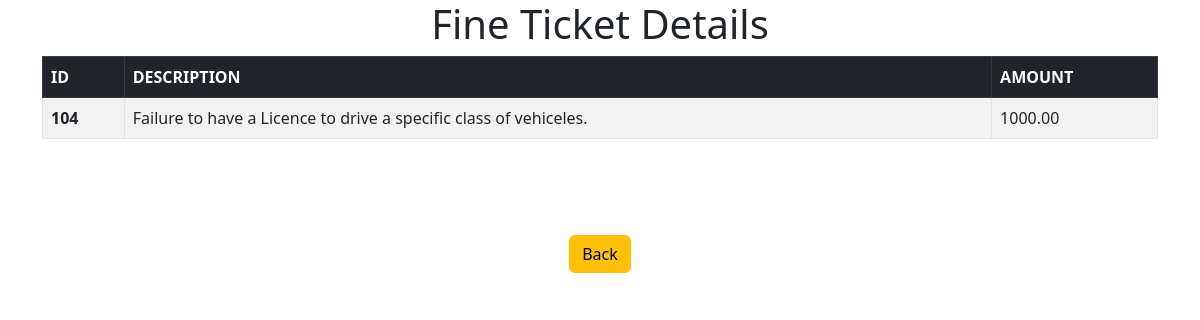
The page /admin/fines/view_fine.php?fine_id=104 on the database its author committed.
### tables this page shows
CREATE TABLE FINE_TICKETS(FINE_ID INTEGER PRIMARY KEY AUTO_INCREMENT,FINE_DESCRIPTION VARCHAR(255) NOT NULL,
FINE_AMOUNT DECIMAL(10,2) NOT NULL);

### admin/fines/view_fine.php (the view, shortened to what this page needs)
<?php include "../../connection.php"?>
<!DOCTYPE html>
<html lang="en">
<head>
    <link href="https://cdn.jsdelivr.net/npm/bootstrap@5.2.2/dist/css/bootstrap.min.css" rel="stylesheet">
</head>
<body>
<h1 class="text-center">Fine Ticket Details</h1>
    <div class="container">
        <table class="table table-striped table-bordered table-hover">
            <thead class="table-dark">
                <tr>
                    <th  scope="col">ID</th>
                    <th  scope="col">DESCRIPTION</th>
                    <th  scope="col">AMOUNT</th>
                </tr>
            </thead>
            <tbody>
                <?php
                    if (isset($_GET['fine_id']))
                    {
                        $fine_id = $_GET['fine_id'];
                        $query="SELECT * FROM FINE_TICKETS WHERE FINE_ID = {$fine_id} ";
                        $view_fine= mysqli_query($conn,$query);
                        while($row = mysqli_fetch_assoc($view_fine))
                        {
                            $id = $row['FINE_ID'];
                            $desc = $row['FINE_DESCRIPTION'];
                            $amt = $row['FINE_AMOUNT'];
                            echo "<tr >";
                            echo "  <th scope='row' >{$id}</th>";
                            echo "  <td > {$desc}</td>";
                            echo "  <td >{$amt} </td>";
                            echo "</tr >";
                        }
                    }
                ?>
            </tbody>
        </table>
    </div>
    <div class="container text-center mt-5">
        <a href="view_all_fine.php" class="btn btn-warning mt-5"> Back </a>
</body>
</html>

### rows shown on the page
fine_tickets: FINE_ID "104", FINE_DESCRIPTION "Failure to have a Licence to drive a specific class of vehiceles.", FINE_AMOUNT "1000.00"
